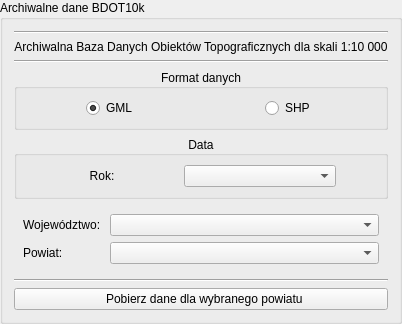
         <widget class="QgsCollapsibleGroupBox" name="archiwalne_bdot_groupBox">
          <property name="enabled">
           <bool>true</bool>
          </property>
          <property name="mouseTracking">
           <bool>true</bool>
          </property>
          <property name="contextMenuPolicy">
           <enum>Qt::DefaultContextMenu</enum>
          </property>
          <property name="acceptDrops">
           <bool>false</bool>
          </property>
          <property name="toolTip">
           <string/>
          </property>
          <property name="inputMethodHints">
           <set>Qt::ImhNone</set>
          </property>
          <property name="title">
           <string extracomment="cdferfvre">Archiwalne dane BDOT10k</string>
          </property>
          <property name="flat">
           <bool>true</bool>
          </property>
          <property name="collapsed">
           <bool>true</bool>
          </property>
          <layout class="QVBoxLayout" name="verticalLayout_20">
           <item>
            <widget class="Line" name="line_33">
             <property name="orientation">
              <enum>Qt::Horizontal</enum>
             </property>
            </widget>
           </item>
           <item>
            <widget class="QLabel" name="label_53">
             <property name="text">
              <string>Archiwalna Baza Danych Obiektów Topograficznych dla skali 1:10 000</string>
             </property>
             <property name="alignment">
              <set>Qt::AlignCenter</set>
             </property>
            </widget>
           </item>
           <item>
            <widget class="Line" name="line_34">
             <property name="orientation">
              <enum>Qt::Horizontal</enum>
             </property>
            </widget>
           </item>
           <item>
            <widget class="QGroupBox" name="groupBox_6">
             <property name="title">
              <string>Format danych</string>
             </property>
             <property name="alignment">
              <set>Qt::AlignCenter</set>
             </property>
             <property name="flat">
              <bool>true</bool>
             </property>
             <layout class="QHBoxLayout" name="horizontalLayout_7">
              <item alignment="Qt::AlignHCenter">
               <widget class="QRadioButton" name="archiwalne_bdot_gml_rdbtn">
                <property name="text">
                 <string>GML</string>
                </property>
                <property name="checked">
                 <bool>true</bool>
                </property>
               </widget>
              </item>
              <item alignment="Qt::AlignHCenter">
               <widget class="QRadioButton" name="archiwalne_bdot_shp_rdbtn">
                <property name="enabled">
                 <bool>true</bool>
                </property>
                <property name="text">
                 <string>SHP</string>
                </property>
               </widget>
              </item>
             </layout>
            </widget>
           </item>
           <item>
            <widget class="QGroupBox" name="groupBox_15">
             <property name="title">
              <string>Data</string>
             </property>
             <property name="alignment">
              <set>Qt::AlignCenter</set>
             </property>
             <layout class="QHBoxLayout" name="horizontalLayout_16">
              <item>
               <spacer name="horizontalSpacer_5">
                <property name="orientation">
                 <enum>Qt::Horizontal</enum>
                </property>
                <property name="sizeType">
                 <enum>QSizePolicy::Preferred</enum>
                </property>
                <property name="sizeHint" stdset="0">
                 <size>
                  <width>0</width>
                  <height>0</height>
                 </size>
                </property>
               </spacer>
              </item>
              <item>
               <widget class="QLabel" name="label_37">
                <property name="sizePolicy">
                 <sizepolicy hsizetype="Preferred" vsizetype="Preferred">
                  <horstretch>0</horstretch>
                  <verstretch>0</verstretch>
                 </sizepolicy>
                </property>
                <property name="text">
                 <string>Rok:</string>
                </property>
                <property name="alignment">
                 <set>Qt::AlignCenter</set>
                </property>
               </widget>
              </item>
              <item>
               <widget class="QComboBox" name="archiwalne_bdot_dateEdit_comboBox"/>
              </item>
              <item>
               <spacer name="horizontalSpacer_6">
                <property name="orientation">
                 <enum>Qt::Horizontal</enum>
                </property>
                <property name="sizeType">
                 <enum>QSizePolicy::Preferred</enum>
                </property>
                <property name="sizeHint" stdset="0">
                 <size>
                  <width>40</width>
                  <height>20</height>
                 </size>
                </property>
               </spacer>
              </item>
             </layout>
            </widget>
           </item>
           <item>
            <widget class="QWidget" name="widget_6" native="true">
             <layout class="QFormLayout" name="formLayout_5">
              <item row="0" column="0">
               <widget class="QLabel" name="label_35">
                <property name="text">
                 <string>Województwo: </string>
                </property>
               </widget>
              </item>
              <item row="0" column="1">
               <widget class="QComboBox" name="archiwalne_wojewodztwo_cmbbx">
                <item>
                 <property name="text">
                  <string/>
                 </property>
                </item>
               </widget>
              </item>
              <item row="1" column="0">
               <widget class="QLabel" name="label_36">
                <property name="text">
                 <string>Powiat: </string>
                </property>
               </widget>
              </item>
              <item row="1" column="1">
               <widget class="QComboBox" name="archiwalne_powiat_cmbbx"/>
              </item>
             </layout>
            </widget>
           </item>
           <item>
            <widget class="Line" name="line_8">
             <property name="orientation">
              <enum>Qt::Horizontal</enum>
             </property>
            </widget>
           </item>
           <item>
            <widget class="QPushButton" name="archiwalne_bdot_selected_powiat_btn">
             <property name="text">
              <string>  Pobierz dane dla wybranego powiatu</string>
             </property>
            </widget>
           </item>
          </layout>
         </widget>
